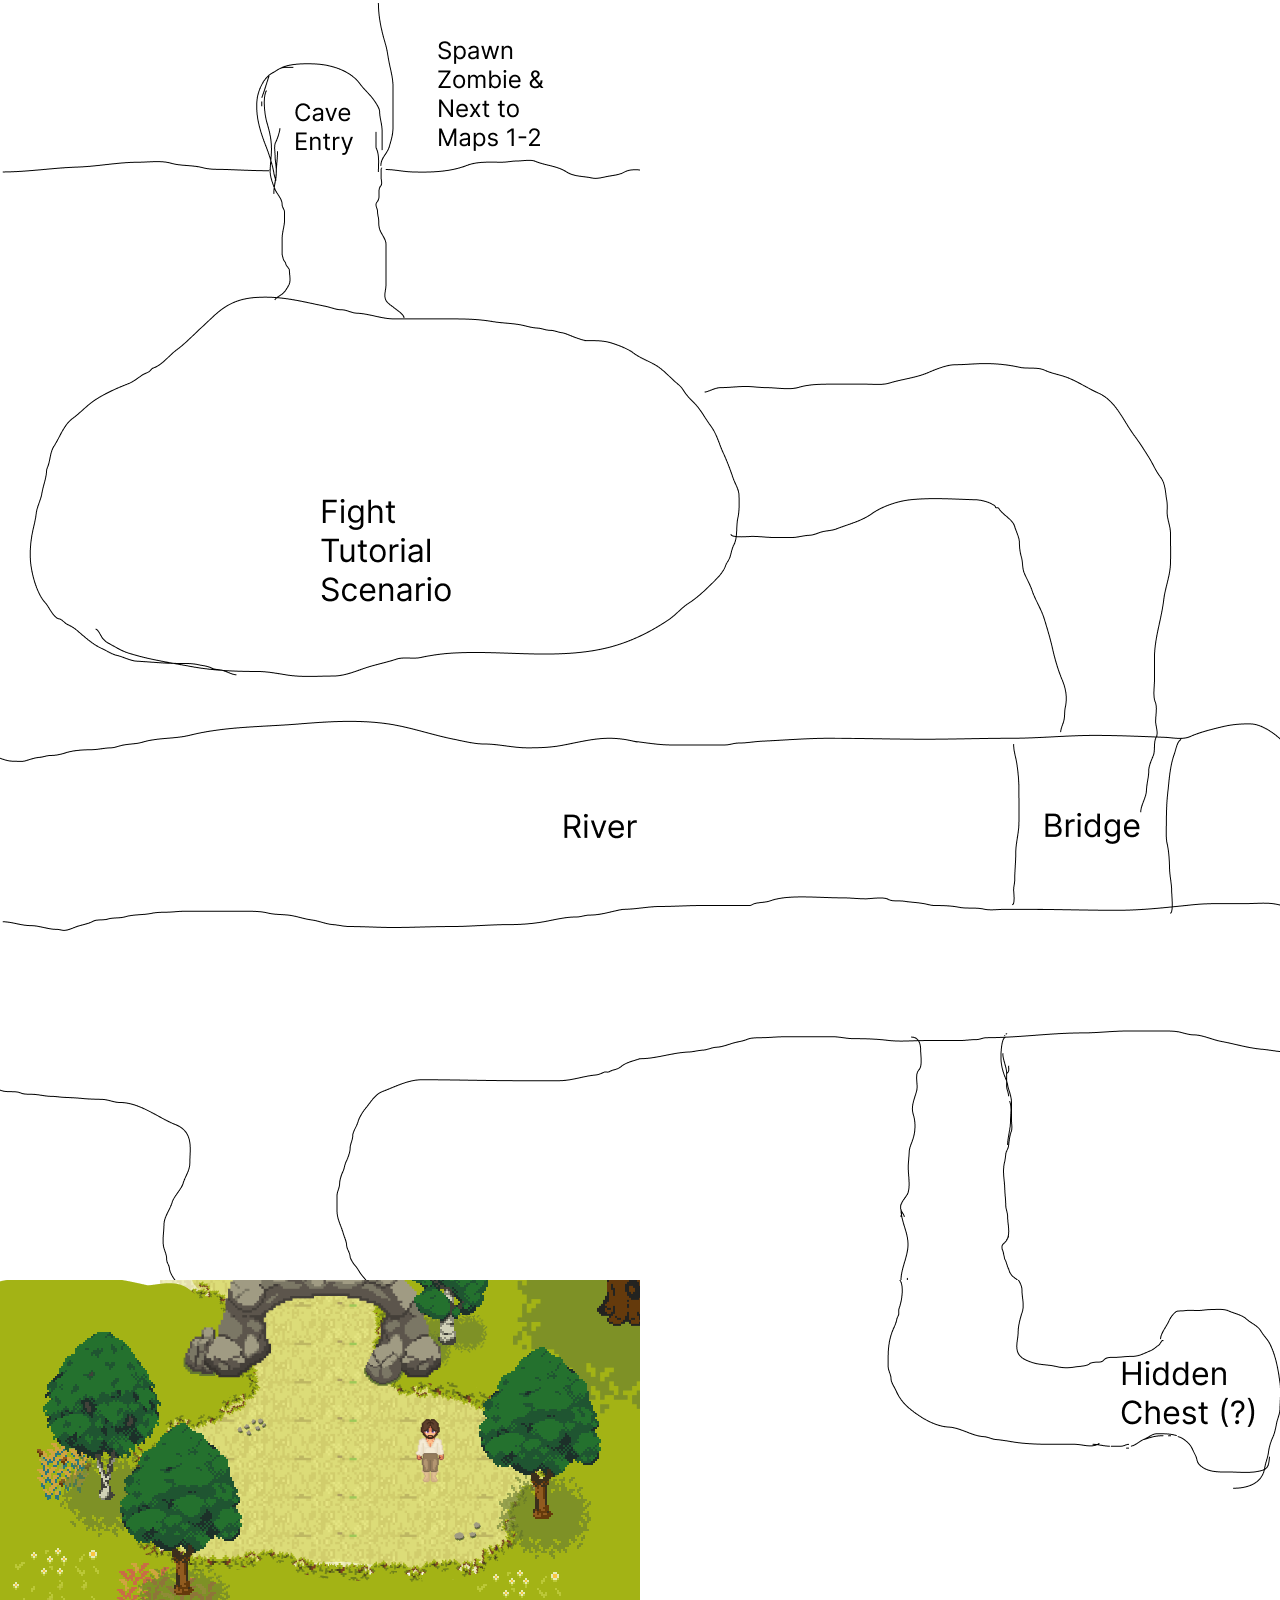

A 2D game scene composited from a Tiled map and its tileset images. What follows is a short description and the map's XML, with each tile layer's data collapsed to a summary:
An orthogonal 80x100 tile map with 16x16 px tiles, 1 tile layer (Tile Layer 1), 2 tilesets and 2 objects (Box, Potion).

<map version="1.10" tiledversion="1.10.2" orientation="orthogonal" renderorder="right-down" width="80" height="100" tilewidth="16" tileheight="16" infinite="0" nextlayerid="4" nextobjectid="11">
 <tileset firstgid="1" name="background" tilewidth="16" tileheight="16" tilecount="8000" columns="80">
  <image source="../images/map.png" width="1280" height="1600" />
 </tileset>
 <tileset firstgid="8001" name="mistery_box" tilewidth="16" tileheight="16" tilecount="1" columns="1">
  <image source="../images/mistery_box.png" width="18" height="18" />
 </tileset>
 <layer id="1" name="Tile Layer 1" width="80" height="100">
  <data>[8000 cells, 8000 non-empty, 8000 distinct tile ids]</data>
 </layer>
 <objectgroup id="2" name="Box">
  <object id="9" type="Box" gid="8001" x="304" y="1360" width="16" height="16" />
 </objectgroup>
 <objectgroup id="3" name="Potion">
  <object id="10" type="Potion" x="400" y="1520">
   <point />
  </object>
 </objectgroup>
</map>
